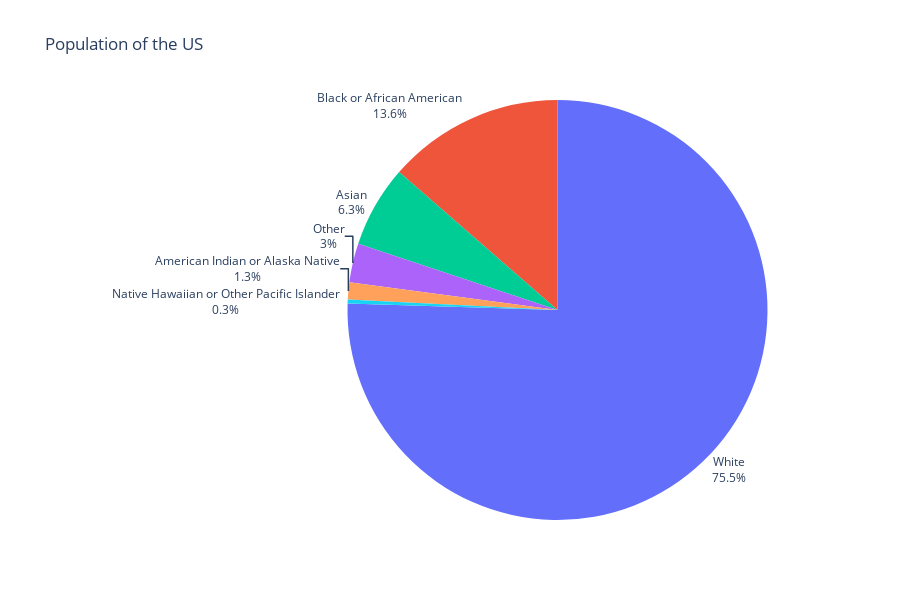

The cell this chart's notebook holds for it:
### Code cell
df = pd.read_csv('population.csv', delimiter=',')


aantal = df['total']
race = df['race']

fig = px.pie(
    dp,
    values = aantal,
    names = race,
    title = 'Population of the US'
)

fig.update_traces(
    textposition='outside', 
    textinfo='percent+label'
)

fig.update_layout(
    height = 600,
    showlegend = False
)

fig.show()

### Figure 1 — Plotly figure (JSON) as saved in the notebook; plotly's stock layout.template omitted (floating-point values rounded to 4 significant figures)
{"data": [{"domain": {"x": [0, 1], "y": [0, 1]}, "hovertemplate": "label=%{label}<br>value=%{value}<extra></extra>", "labels": ["White", "Black or African American", "American Indian or Alaska Native", "Asian", "Native Hawaiian or Other Pacific Islander", "Other"], "legendgroup": "", "name": "", "showlegend": true, "textinfo": "percent+label", "textposition": "outside", "type": "pie", "values": [75.5, 13.6, 1.3, 6.3, 0.3, 3]}], "layout": {"height": 600, "legend": {"tracegroupgap": 0}, "showlegend": false, "title": {"text": "Population of the US"}}}
